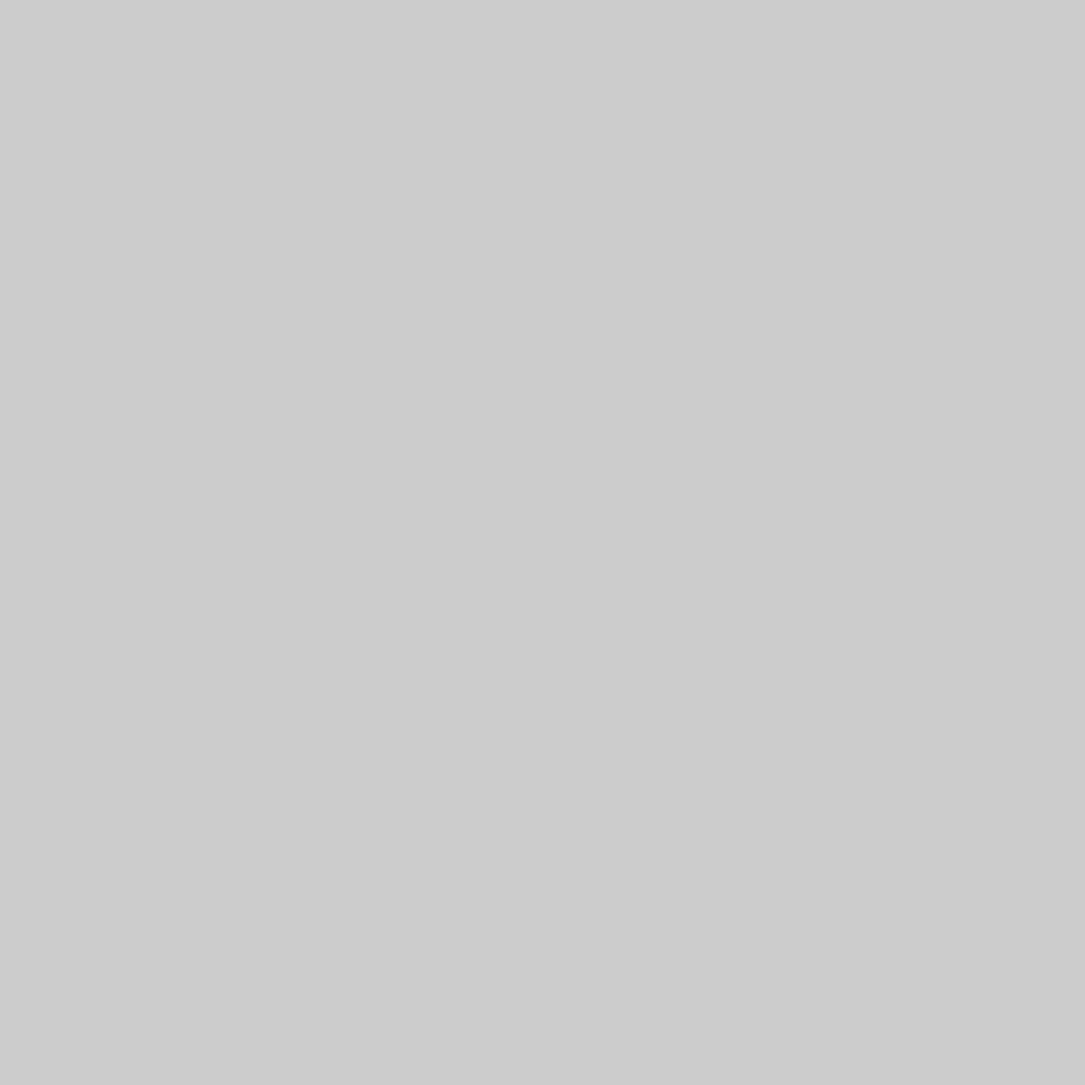
Frame 1 (no input)
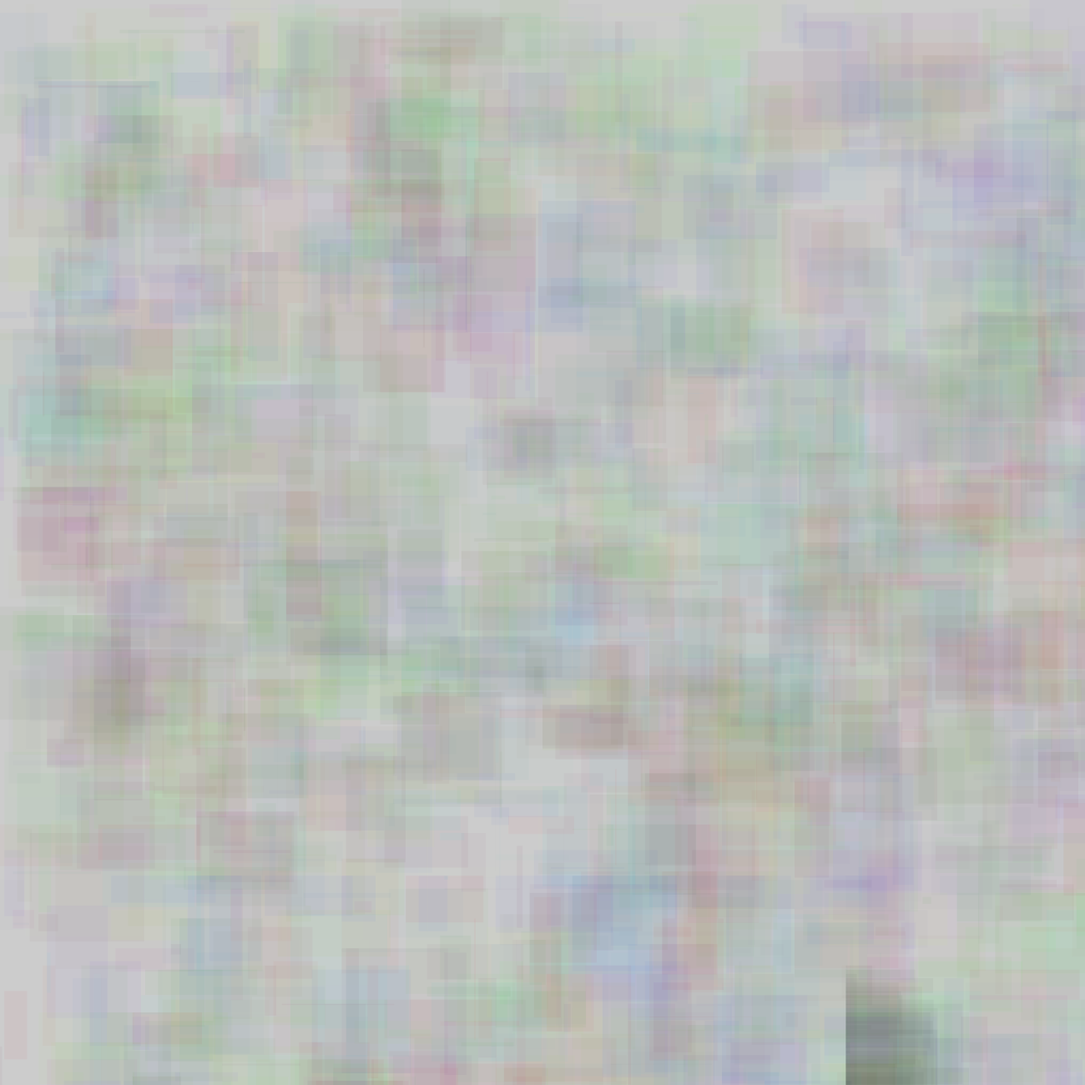
Frame 60 (the mouse pressed at the canvas centre just before this capture)
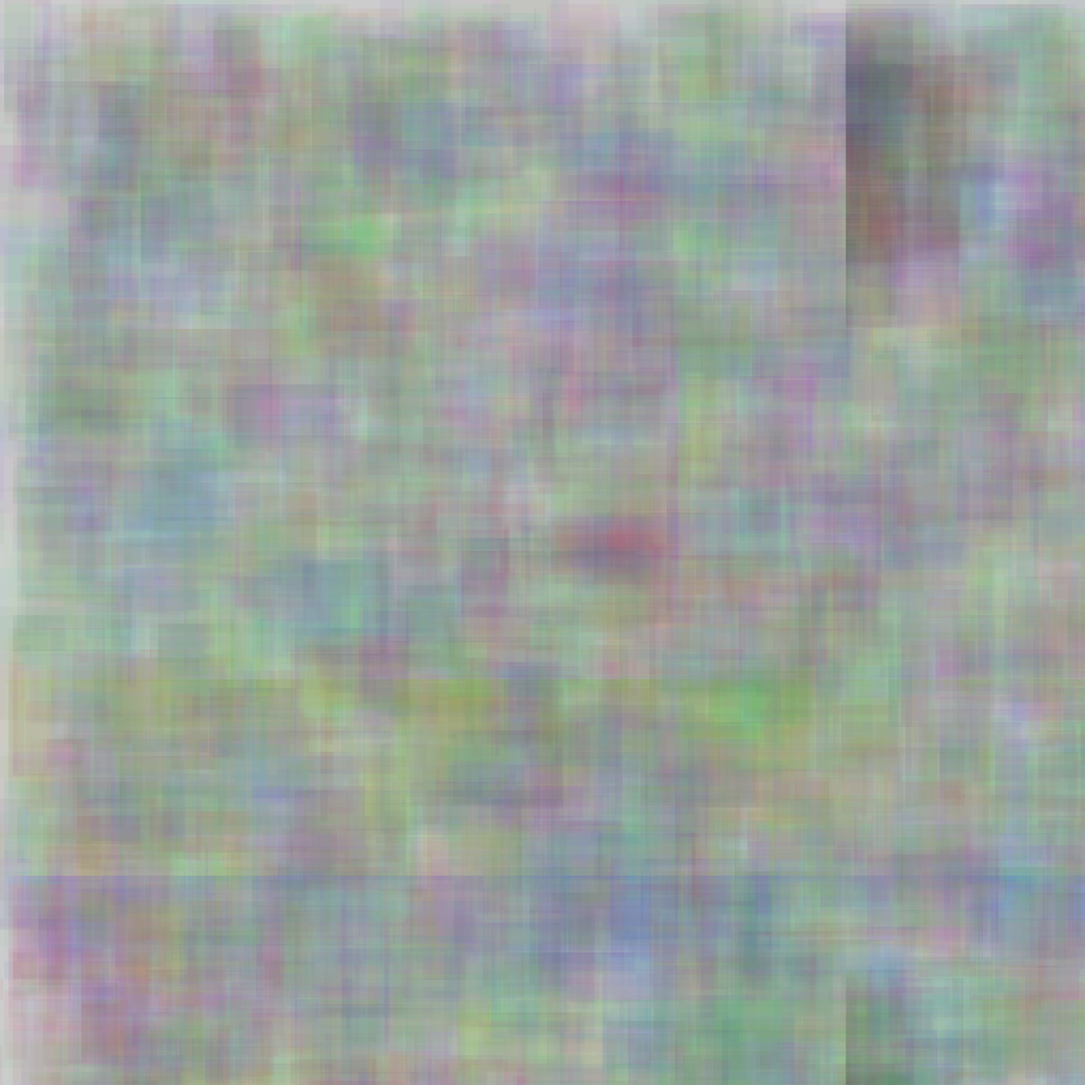
Frame 120 (the mouse held since frame 60 and released just before this capture)

The Processing sketch that drew these frames (run headless with seeded random() and noise(); from frame 60 on, the mouse is pressed at the canvas centre):

// Processing sketch: processing_108316
// ── processing_108316.pde

ArrayList<Byte> x, y, z, vx, vy, vz;
ArrayList<Integer> c;

void setup(){
  size(1300, 1300);
  x = new ArrayList();
  y = new ArrayList();
  z = new ArrayList();
  vx = new ArrayList();
  vy = new ArrayList();
  vz = new ArrayList();
  c = new ArrayList();
  frameRate(60);
  noStroke();
}


void draw(){  
  for(int i = 0; i < x.size(); i++){
    x.set(i, byte(x.get(i)+vx.get(i)));
    y.set(i, byte(y.get(i)+vy.get(i)));
    z.set(i, byte(z.get(i)+vz.get(i)));
    fill(c.get(i));
    rect(map(x.get(i), -127, 127, 0, width)
        ,map(y.get(i), -127, 127, 0, height)
        ,random(150)
        ,random(150)); 
  }
  
  if(frameRate < 20  &&  x.size() > 0){
    x.remove(x.size()-1);
    y.remove(y.size()-1);
    z.remove(z.size()-1);
    vx.remove(x.size()-1);
    vy.remove(y.size()-1);
    vz.remove(z.size()-1);
    c.remove(z.size()-1);
  } else if(frameRate > 40){
    x.add(b());
    y.add(b());
    z.add(b());
    vx.add(b2());
    vy.add(b2());
    vz.add(b2());
    c.add(color(random(255),random(255),random(255),10));
  }
}


byte b(){
  return byte(random(-127,127));
}

byte b2(){
  return byte(random(-40,40));
}
